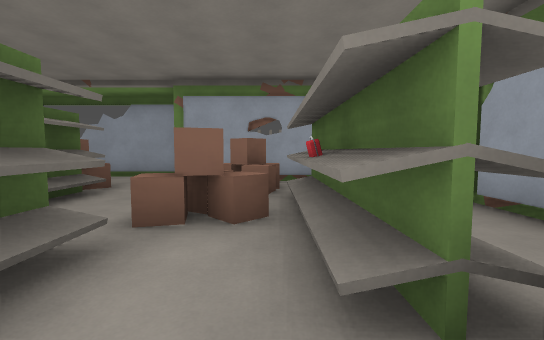
[1] (above)

16 first-person views from a walk through a level from a Godot 3-D game. The camera is 1.4 m above the floor, tilts 4° down and sees 90° across. The floor is counted in squares, 2 m on a side. Each view is taken from the middle of a square. On the plan, view 1 faces up. The plan holds only what a view shows up to about 9 squares ahead; the rest is blank. Surface patterns are stand-ins for the level's own textures.

[2]
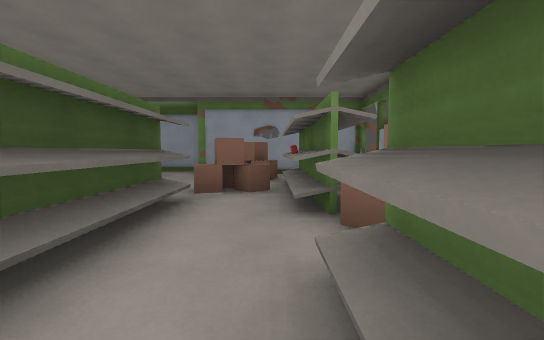

[3]
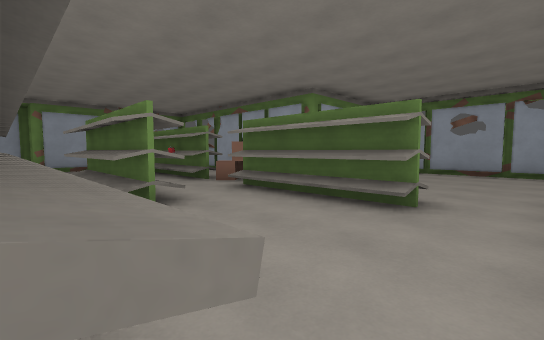

[4]
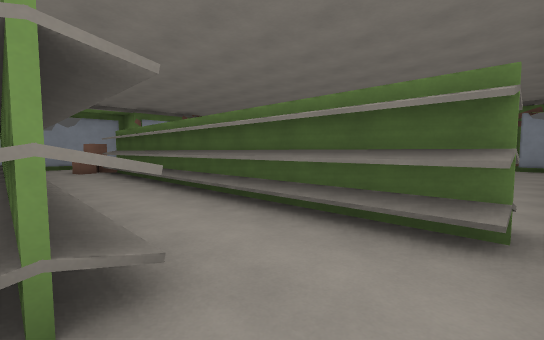

[5]
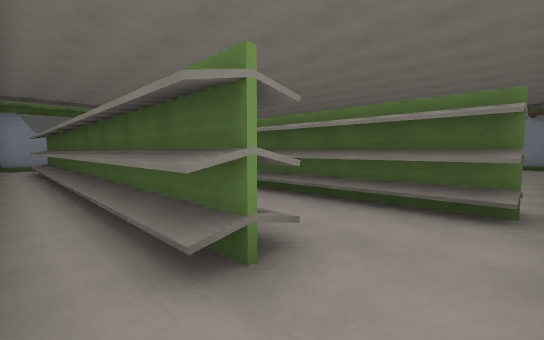

[6]
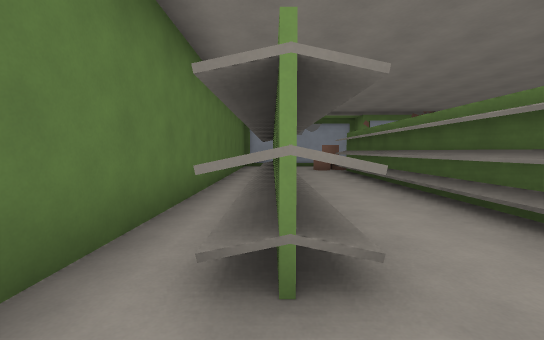

[7]
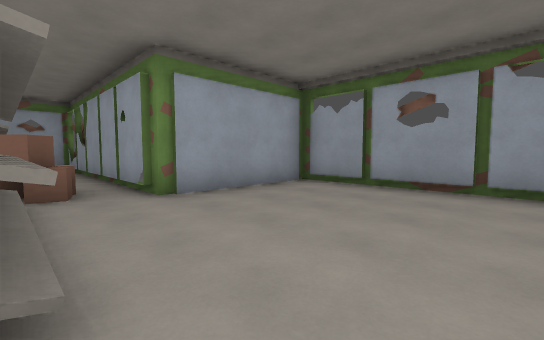

[8]
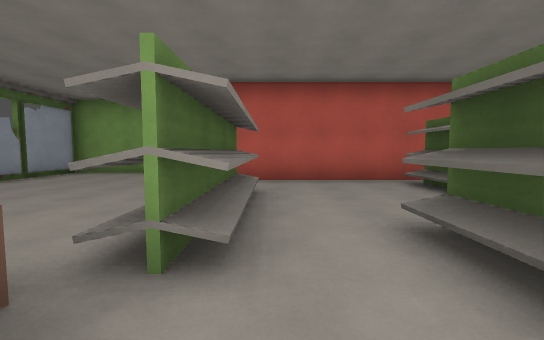

[9]
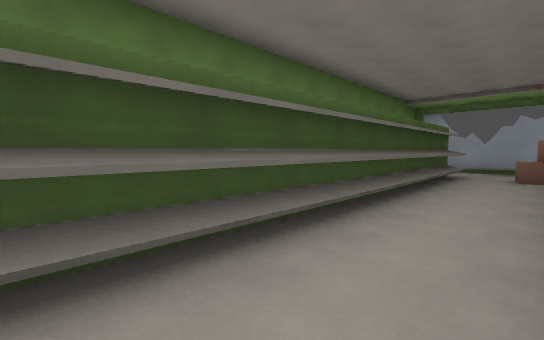

[10]
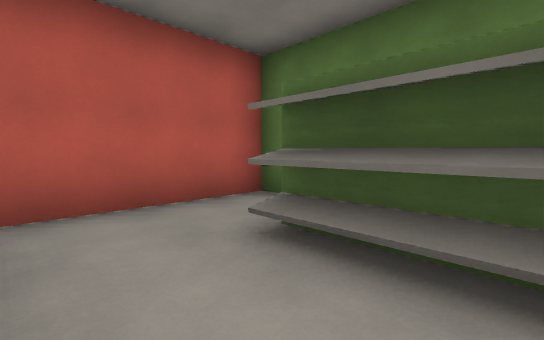

[11]
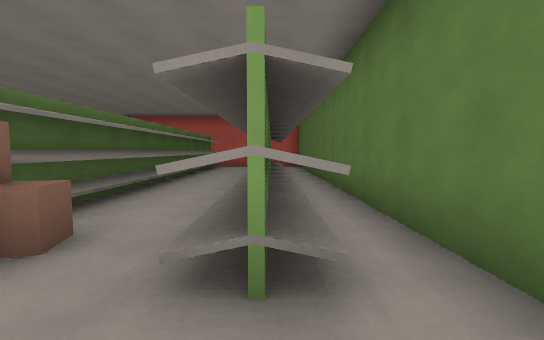

[12]
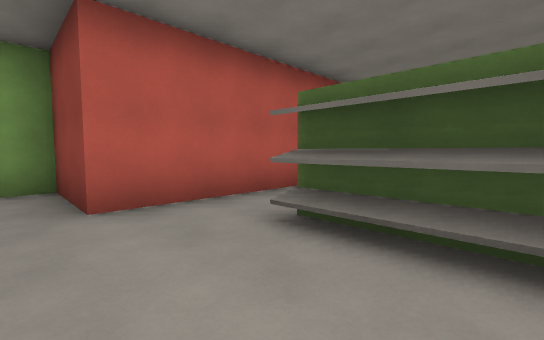

[13]
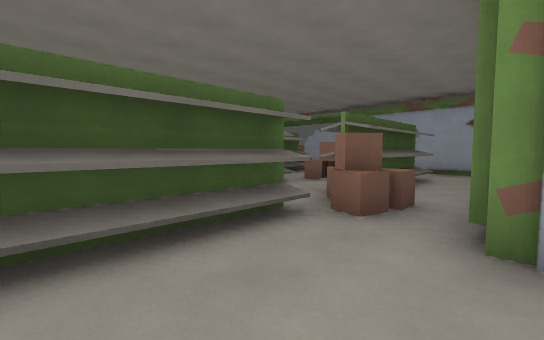

[14]
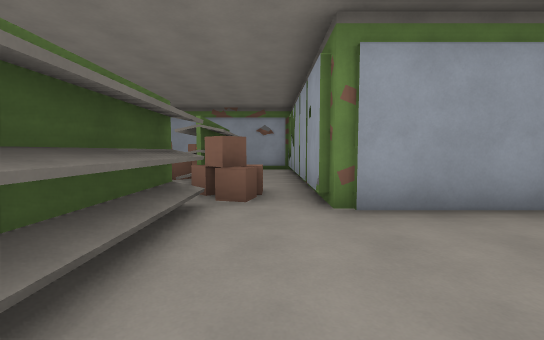

[15]
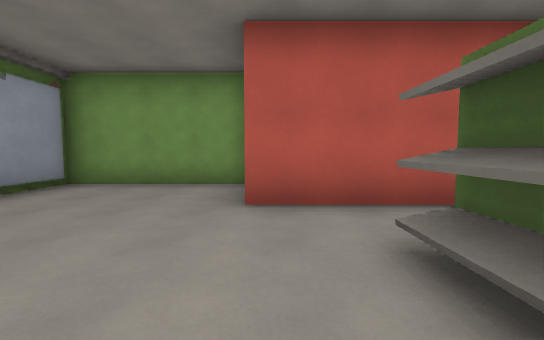

[16]
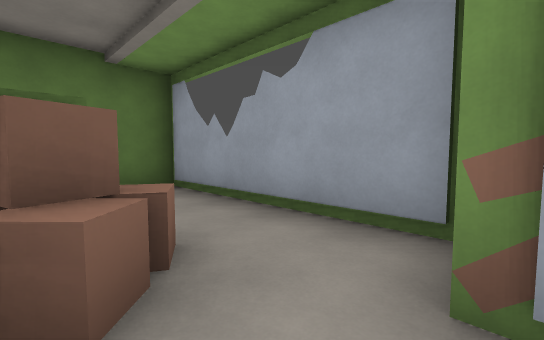

### Floor plan
Key: @ floor where view 1 was taken; # wall or solid block; x gap in a wall; . floor; / step, stairs or slope; = window, fence, low wall or low ledge; ^ raised ledge.
Columns run from 8 left of view 1 to 7 right of it. Each row starts with its distance up from view 1.
  8 #######
  7 #.....######
  6 #...=......#
  5 #.#.##.#^..#
  4 #.#..#...#.#
  3 #.#..#.#x#.#
  2 #.#..##..#.#
  1 #.#..##..#.#
  0 #.#..##.@#x#=#=#
 -1 #.#..##..#..../#
 -2 #.#..#...#..../#
 -3 #.#..#...#..../#
 -4 #....#......../#
 -5 #............./#
 -6 ###########.../#
 -7           #.../#
 -8           ######

Positions as (right, up) in squares from view 1, and headings:
1: (0, 0), facing up
2: (0, -2), facing up
3: (-3, -5), facing up-right
4: (-6, -5), facing up-right
5: (-7, -5), facing up-right
6: (-6, -5), facing up
7: (1, -5), facing up-right
8: (0, 1), facing down
9: (-4, -3), facing up-left
10: (-4, -2), facing down-left
11: (-6, 7), facing down
12: (3, -2), facing down-left
13: (3, -3), facing up-left
14: (2, -4), facing up
15: (2, -2), facing down
16: (-2, 5), facing up-left
